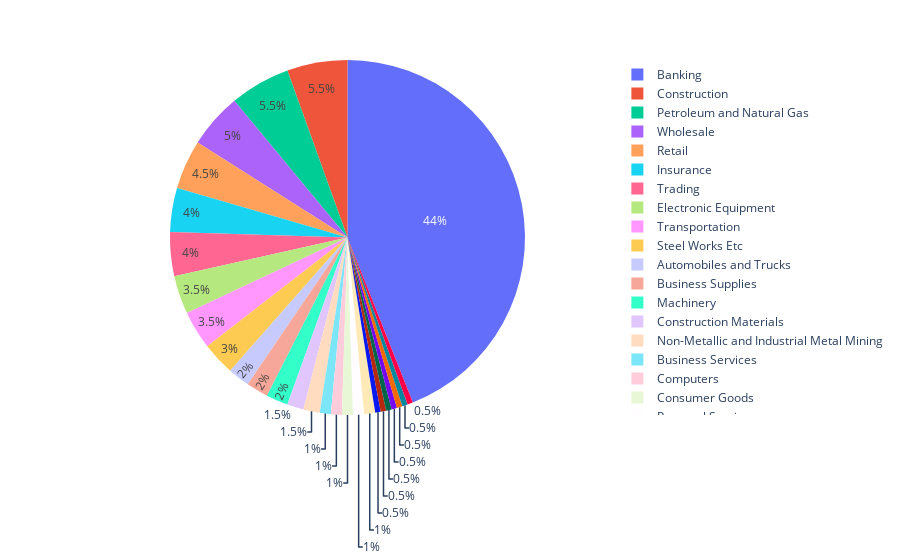

The cell this chart's notebook holds for it:
### Markdown cell above
#### Industries

### Code cell
best = df[df.portfolio=="best"]
counts = best.groupby("famaindustry").predict.count()
counts = counts.rename(index={"Almost Nothing": "Other"})
counts = counts.reset_index()
counts.columns = ["industry", "count"]

fig = px.pie(counts, values="count", names="industry")

fig.show()

### Figure 1 — Plotly figure (JSON) as saved in the notebook; plotly's stock layout.template omitted (floating-point values rounded to 4 significant figures)
{"data": [{"domain": {"x": [0, 1], "y": [0, 1]}, "hovertemplate": "industry=%{label}<br>count=%{value}<extra></extra>", "labels": ["Other", "Apparel", "Automobiles and Trucks", "Banking", "Business Services", "Business Supplies", "Chemicals", "Communication", "Computers", "Construction", "Construction Materials", "Consumer Goods", "Electronic Equipment", "Fabricated Products", "Insurance", "Machinery", "Non-Metallic and Industrial Metal Mining", "Personal Services", "Petroleum and Natural Gas", "Pharmaceutical Products", "Printing and Publishing", "Retail", "Steel Works Etc", "Trading", "Transportation", "Utilities", "Wholesale"], "legendgroup": "", "name": "", "showlegend": true, "type": "pie", "values": [1, 1, 4, 88, 2, 4, 1, 1, 2, 11, 3, 2, 7, 1, 8, 4, 3, 2, 11, 1, 2, 9, 6, 8, 7, 1, 10]}], "layout": {"legend": {"tracegroupgap": 0}, "margin": {"t": 60}}}
